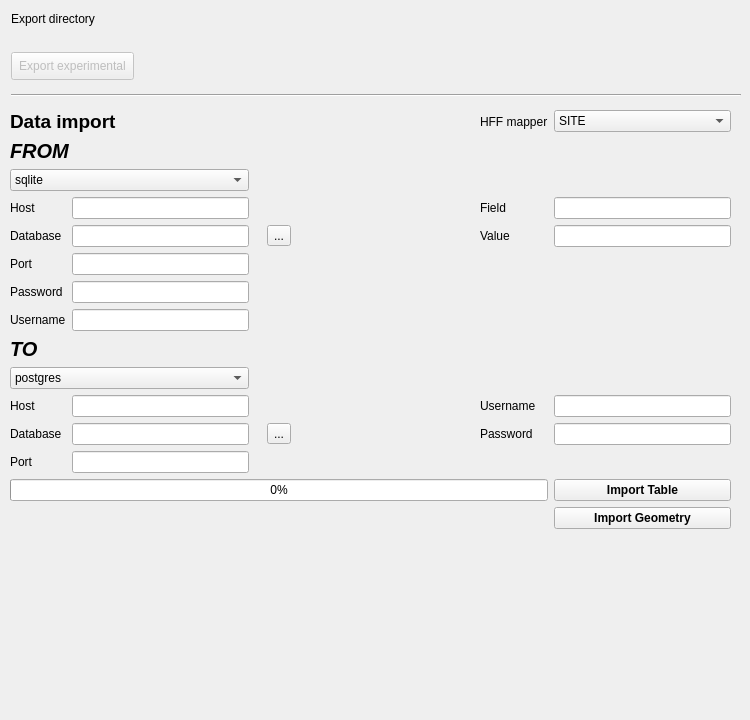
     <widget class="QWidget" name="tab_3">
      <attribute name="title">
       <string>Import data</string>
      </attribute>
      <widget class="QLabel" name="label_11">
       <property name="geometry">
        <rect>
         <x>11</x>
         <y>11</y>
         <width>90</width>
         <height>16</height>
        </rect>
       </property>
       <property name="text">
        <string>Export directory</string>
       </property>
      </widget>
      <widget class="QPushButton" name="pushButton_exp_directories">
       <property name="enabled">
        <bool>false</bool>
       </property>
       <property name="geometry">
        <rect>
         <x>11</x>
         <y>52</y>
         <width>123</width>
         <height>28</height>
        </rect>
       </property>
       <property name="text">
        <string>Export experimental</string>
       </property>
      </widget>
      <widget class="Line" name="line">
       <property name="geometry">
        <rect>
         <x>11</x>
         <y>87</y>
         <width>730</width>
         <height>16</height>
        </rect>
       </property>
       <property name="orientation">
        <enum>Qt::Horizontal</enum>
       </property>
      </widget>
      <widget class="QWidget" name="layoutWidget">
       <property name="geometry">
        <rect>
         <x>10</x>
         <y>110</y>
         <width>721</width>
         <height>601</height>
        </rect>
       </property>
       <layout class="QGridLayout" name="gridLayout_16">
        <item row="17" column="7">
         <widget class="QPushButton" name="pushButton_import">
          <property name="font">
           <font>
            <pointsize>9</pointsize>
            <weight>75</weight>
            <bold>true</bold>
           </font>
          </property>
          <property name="text">
           <string>Import Table</string>
          </property>
         </widget>
        </item>
        <item row="19" column="1">
         <spacer name="verticalSpacer">
          <property name="orientation">
           <enum>Qt::Vertical</enum>
          </property>
          <property name="sizeHint" stdset="0">
           <size>
            <width>20</width>
            <height>24</height>
           </size>
          </property>
         </spacer>
        </item>
        <item row="11" column="0" colspan="2">
         <widget class="QLabel" name="label_61">
          <property name="font">
           <font>
            <pointsize>15</pointsize>
            <weight>75</weight>
            <italic>true</italic>
            <bold>true</bold>
           </font>
          </property>
          <property name="text">
           <string>TO</string>
          </property>
         </widget>
        </item>
        <item row="0" column="0" colspan="2">
         <widget class="QLabel" name="label_59">
          <property name="font">
           <font>
            <pointsize>14</pointsize>
            <weight>75</weight>
            <bold>true</bold>
           </font>
          </property>
          <property name="text">
           <string>Data import</string>
          </property>
         </widget>
        </item>
        <item row="1" column="0" colspan="2">
         <widget class="QLabel" name="label_60">
          <property name="font">
           <font>
            <pointsize>15</pointsize>
            <weight>75</weight>
            <italic>true</italic>
            <bold>true</bold>
           </font>
          </property>
          <property name="text">
           <string>FROM</string>
          </property>
         </widget>
        </item>
        <item row="12" column="0" colspan="2">
         <widget class="QComboBox" name="comboBox_server_wt">
          <property name="minimumSize">
           <size>
            <width>20</width>
            <height>0</height>
           </size>
          </property>
          <item>
           <property name="text">
            <string>postgres</string>
           </property>
          </item>
          <item>
           <property name="text">
            <string>sqlite</string>
           </property>
          </item>
         </widget>
        </item>
        <item row="13" column="7">
         <widget class="QLineEdit" name="lineEdit_username_wt"/>
        </item>
        <item row="14" column="7">
         <widget class="QLineEdit" name="lineEdit_pass_wt"/>
        </item>
        <item row="13" column="6">
         <widget class="QLabel" name="label_28">
          <property name="text">
           <string>Username</string>
          </property>
         </widget>
        </item>
        <item row="4" column="7">
         <widget class="QLineEdit" name="lineEdit_value_rd"/>
        </item>
        <item row="14" column="0">
         <widget class="QLabel" name="label_24">
          <property name="text">
           <string>Database</string>
          </property>
         </widget>
        </item>
        <item row="14" column="4">
         <widget class="QToolButton" name="toolButton_set_dbsqlite2">
          <property name="text">
           <string>...</string>
          </property>
         </widget>
        </item>
        <item row="3" column="7">
         <widget class="QLineEdit" name="lineEdit_field_rd"/>
        </item>
        <item row="14" column="1">
         <widget class="QLineEdit" name="lineEdit_database_wt">
          <property name="text">
           <string/>
          </property>
          <property name="placeholderText">
           <string/>
          </property>
         </widget>
        </item>
        <item row="4" column="4">
         <widget class="QToolButton" name="toolButton_set_dbsqlite1">
          <property name="text">
           <string>...</string>
          </property>
         </widget>
        </item>
        <item row="4" column="5">
         <spacer name="horizontalSpacer_2">
          <property name="orientation">
           <enum>Qt::Horizontal</enum>
          </property>
          <property name="sizeHint" stdset="0">
           <size>
            <width>40</width>
            <height>20</height>
           </size>
          </property>
         </spacer>
        </item>
        <item row="5" column="1">
         <widget class="QLineEdit" name="lineEdit_port_rd">
          <property name="text">
           <string/>
          </property>
         </widget>
        </item>
        <item row="5" column="0">
         <widget class="QLabel" name="label_25">
          <property name="text">
           <string>Port</string>
          </property>
         </widget>
        </item>
        <item row="13" column="0">
         <widget class="QLabel" name="label_27">
          <property name="text">
           <string>Host</string>
          </property>
         </widget>
        </item>
        <item row="3" column="1">
         <widget class="QLineEdit" name="lineEdit_host_rd">
          <property name="text">
           <string/>
          </property>
         </widget>
        </item>
        <item row="3" column="0">
         <widget class="QLabel" name="label_17">
          <property name="text">
           <string>Host</string>
          </property>
         </widget>
        </item>
        <item row="9" column="1">
         <widget class="QLineEdit" name="lineEdit_username_rd">
          <property name="text">
           <string/>
          </property>
         </widget>
        </item>
        <item row="15" column="1">
         <widget class="QLineEdit" name="lineEdit_port_wt"/>
        </item>
        <item row="4" column="0">
         <widget class="QLabel" name="label_20">
          <property name="text">
           <string>Database</string>
          </property>
         </widget>
        </item>
        <item row="8" column="0">
         <widget class="QLabel" name="label_19">
          <property name="text">
           <string>Password</string>
          </property>
         </widget>
        </item>
        <item row="14" column="6">
         <widget class="QLabel" name="label_29">
          <property name="text">
           <string>Password</string>
          </property>
         </widget>
        </item>
        <item row="8" column="1">
         <widget class="QLineEdit" name="lineEdit_pass_rd">
          <property name="text">
           <string/>
          </property>
         </widget>
        </item>
        <item row="4" column="1">
         <widget class="QLineEdit" name="lineEdit_database_rd">
          <property name="text">
           <string/>
          </property>
          <property name="placeholderText">
           <string/>
          </property>
         </widget>
        </item>
        <item row="2" column="0" colspan="2">
         <widget class="QComboBox" name="comboBox_server_rd">
          <item>
           <property name="text">
            <string>sqlite</string>
           </property>
          </item>
          <item>
           <property name="text">
            <string>postgres</string>
           </property>
          </item>
         </widget>
        </item>
        <item row="9" column="0">
         <widget class="QLabel" name="label_18">
          <property name="text">
           <string>Username</string>
          </property>
         </widget>
        </item>
        <item row="0" column="6">
         <widget class="QLabel" name="label_21">
          <property name="text">
           <string>HFF mapper</string>
          </property>
         </widget>
        </item>
        <item row="0" column="7">
         <widget class="QComboBox" name="comboBox_mapper_read">
          <item>
           <property name="text">
            <string>SITE</string>
           </property>
          </item>
          <item>
           <property name="text">
            <string>UW</string>
           </property>
          </item>
          <item>
           <property name="text">
            <string>ANCHOR</string>
           </property>
          </item>
          <item>
           <property name="text">
            <string>ARTEFACT</string>
           </property>
          </item>
          <item>
           <property name="text">
            <string>POTTERY</string>
           </property>
          </item>
          <item>
           <property name="text">
            <string>MEIDA_THUMB</string>
           </property>
          </item>
          <item>
           <property name="text">
            <string>MEDIATOENTITY</string>
           </property>
          </item>
          <item>
           <property name="text">
            <string>MEDIA</string>
           </property>
          </item>
          <item>
           <property name="text">
            <string>EAMENA</string>
           </property>
          </item>
         </widget>
        </item>
        <item row="13" column="1">
         <widget class="QLineEdit" name="lineEdit_host_wt"/>
        </item>
        <item row="3" column="6">
         <widget class="QLabel" name="label_62">
          <property name="text">
           <string>Field</string>
          </property>
         </widget>
        </item>
        <item row="15" column="0">
         <widget class="QLabel" name="label_57">
          <property name="text">
           <string>Port</string>
          </property>
         </widget>
        </item>
        <item row="4" column="6">
         <widget class="QLabel" name="label_23">
          <property name="text">
           <string>Value</string>
          </property>
         </widget>
        </item>
        <item row="18" column="7">
         <widget class="QPushButton" name="pushButton_geometry">
          <property name="font">
           <font>
            <pointsize>9</pointsize>
            <weight>75</weight>
            <bold>true</bold>
           </font>
          </property>
          <property name="text">
           <string>Import Geometry</string>
          </property>
         </widget>
        </item>
        <item row="17" column="0" colspan="7">
         <widget class="QProgressBar" name="progress_bar">
          <property name="value">
           <number>0</number>
          </property>
         </widget>
        </item>
       </layout>
      </widget>
     </widget>
